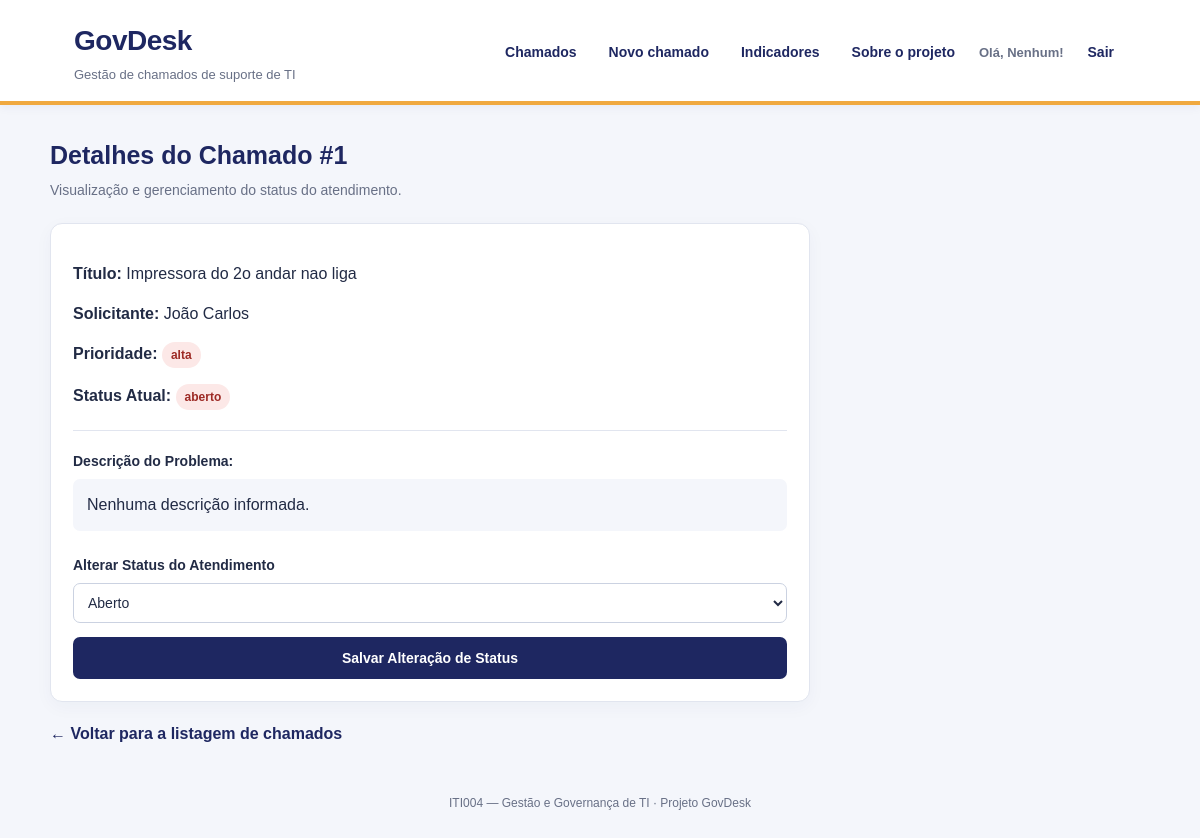
/chamado/1 (signed in), run on an earlier commit of the app's database.
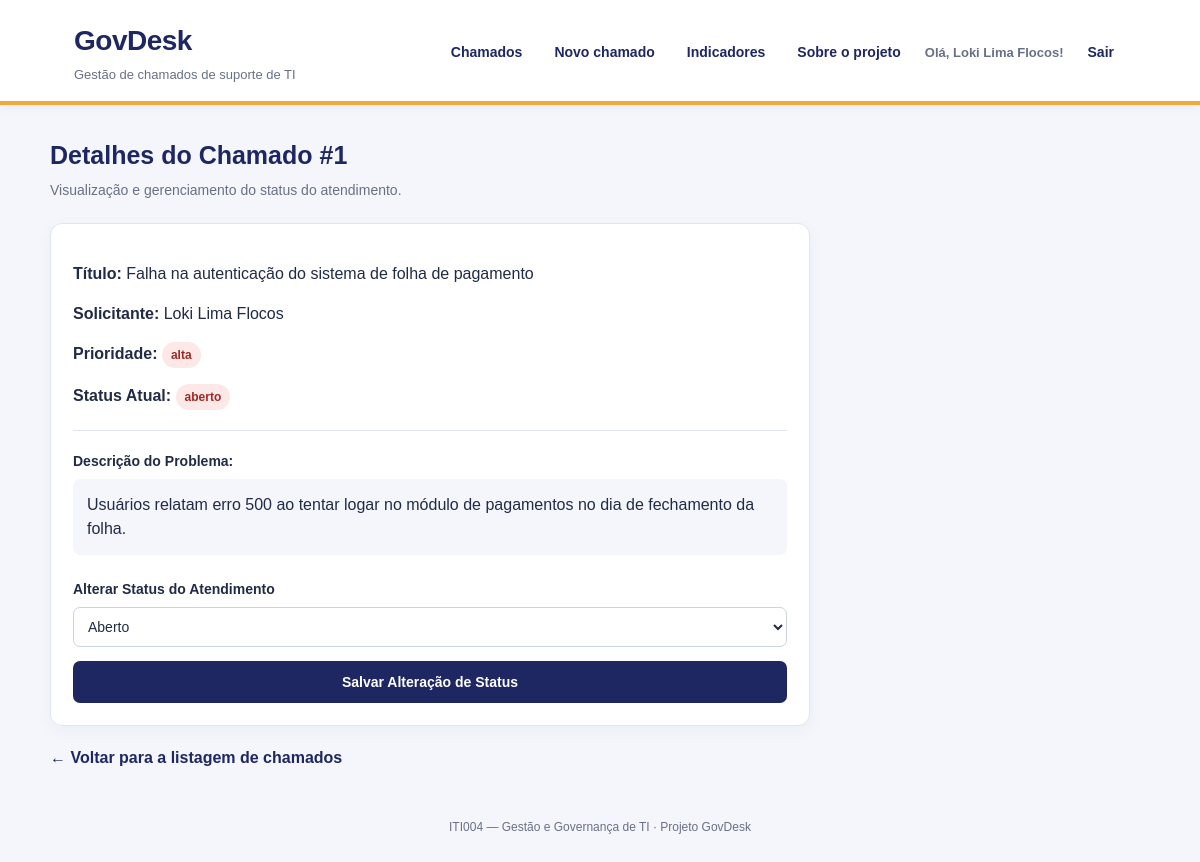
And on a later commit of the database.
### tables this page shows
CREATE TABLE CHAMADO (
                id_chamado INTEGER PRIMARY KEY AUTOINCREMENT,
                titulo TEXT NOT NULL,
                descricao TEXT,
                id_solicitante INTEGER NOT NULL,
                prioridade TEXT NOT NULL,
                status TEXT NOT NULL,
                FOREIGN KEY (id_solicitante)
                    REFERENCES SOLICITANTE(id_solicitante)
            );

CREATE TABLE SOLICITANTE (
                id_solicitante INTEGER PRIMARY KEY AUTOINCREMENT,
                nm_solicitante TEXT NOT NULL,
                senha TEXT NOT NULL,
                email TEXT,
                telefone TEXT
            );

### app.py (the view, shortened to what this page needs)
@app.route("/chamado/<int:id_chamado>", methods=["GET", "POST"])
def detalhe_chamado(id_chamado):
    if "id_solicitante" not in session:
        flash("Entre na sua conta para visualizar os chamados.")
        return redirect(url_for("login"))
    with conectar_banco() as conn:
        chamado = conn.execute("""
            SELECT c.id_chamado AS id, c.titulo, c.descricao, c.prioridade, c.status, s.nm_solicitante AS solicitante
            FROM CHAMADO c
            JOIN SOLICITANTE s ON c.id_solicitante = s.id_solicitante
            WHERE c.id_chamado = ?
        """, (id_chamado,)).fetchone()
    if not chamado:
        flash("Chamado não encontrado.")
        return redirect(url_for("index"))
    return render_template("detalhe.html", chamado=chamado)

### app.py (called while the page is built)
def conectar_banco():
    conn = sqlite3.connect(DATABASE)
    conn.row_factory = sqlite3.Row
    conn.execute("PRAGMA foreign_keys = ON")
    return conn

### templates/detalhe.html (shortened to what this page needs)
{% extends "base.html" %}
{% block content %}
  <div class="page-heading">
    <div>
      <h2>Detalhes do Chamado #{{ chamado.id }}</h2>
      <p class="page-description">Visualização e gerenciamento do status do atendimento.</p>
    </div>
  </div>
  <div class="card form-card">
    <p><strong>Título:</strong> {{ chamado.titulo }}</p>
    <p><strong>Solicitante:</strong> {{ chamado.solicitante }}</p>
    <p><strong>Prioridade:</strong> <span class="priority {{ chamado.prioridade }}">{{ chamado.prioridade }}</span></p>
    <p><strong>Status Atual:</strong> <span class="status {{ chamado.status }}">{{ chamado.status }}</span></p>
    <hr style="border: 0; border-top: 1px solid var(--borda); margin: 20px 0;">
    <label>Descrição do Problema:</label>
    <div style="background: #F4F6FB; padding: 14px; border-radius: 7px; margin-top: 7px; color: var(--texto);">
      {{ chamado.descricao if chamado.descricao else 'Nenhuma descrição informada.' }}
    </div>
    <form method="POST" style="margin-top: 24px; display: grid; gap: 14px;">
      <label>Alterar Status do Atendimento
        <select name="status" style="margin-top: 7px; padding: 10px;">
          <option value="aberto" {% if chamado.status == 'aberto' %}selected{% endif %}>Aberto</option>
        </select>
      </label>
      <button type="submit" class="button">Salvar Alteração de Status</button>
    </form>
  </div>
  <p style="margin-top: 20px;">
    <a href="{{ url_for('index') }}" style="color: var(--azul); text-decoration: none; font-weight: 700;">&larr; Voltar para a listagem de chamados</a>
  </p>
{% endblock %}

### templates/base.html (shortened to what this page needs)
<!doctype html>
<html lang="pt-br">
<head>
</head>
<body>
  <header class="site-header">
    <div class="header-inner">
      <div class="brand">
        <h1>GovDesk</h1>
        <p>Gestão de chamados de suporte de TI</p>
      </div>
      <nav>
        <a href="{{ url_for('index') }}">Chamados</a>
        {% if session.get('id_solicitante') %}
          <a href="{{ url_for('novo') }}">Novo chamado</a>
        {% endif %}
        <a href="{{ url_for('indicadores') }}">Indicadores</a>
        <a href="{{ url_for('sobre') }}">Sobre o projeto</a>
        {% if session.get('id_solicitante') %}
          <span class="usuario-logado">
            Olá, {{ session.get('nome_solicitante') }}!
          </span>
          <a href="{{ url_for('logout') }}">Sair</a>
        {% else %}
          <a href="{{ url_for('login') }}">Entrar</a>
          <a href="{{ url_for('cadastro') }}">Cadastrar-se</a>
        {% endif %}
      </nav>
    </div>
  </header>
  <main class="container">
    {% block content %}{% endblock %}
    <footer class="footer">
      ITI004 — Gestão e Governança de TI · Projeto GovDesk
    </footer>
  </main>
</body>
</html>

What changed in the data, as far as the page shows it:
removed SOLICITANTE: solicitante "João Carlos"
now on this page (row edited): SOLICITANTE: get "Loki Lima Flocos", solicitante "Loki Lima Flocos"
changed CHAMADO "alta": titulo "Impressora do 2o andar nao liga" → "Falha na autenticação do sistema de folha de pagamento"; descricao (not shown) → "Usuários relatam erro 500 ao tentar logar no módulo de pagamentos no dia de fechamento da folha."
Also different on the page:
{{ session.get('nome_solicitante') }}: "Nenhum" → (not shown)
text no longer shown: "Nenhuma descrição informada."
